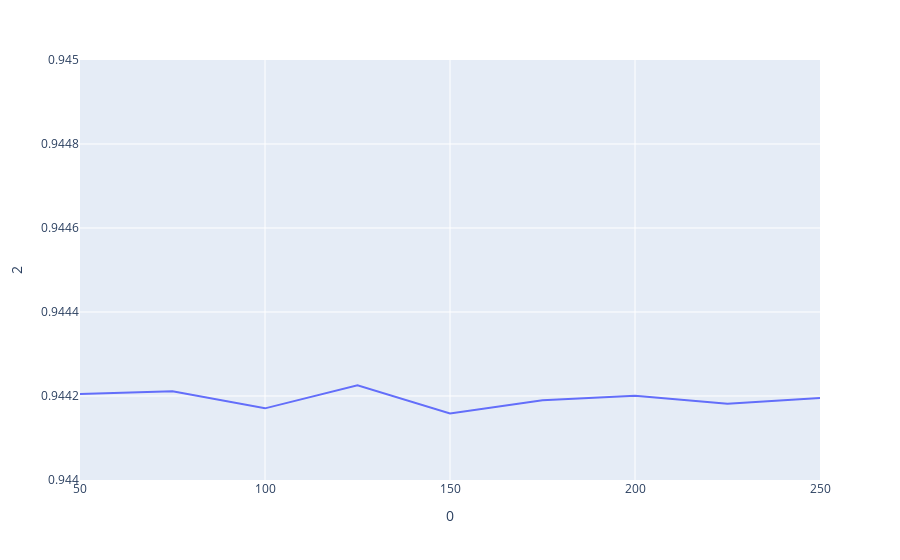

Notebook cell for this chart:
### Code cell
import plotly.express as px
summary = pd.DataFrame(summary)
px.line(data_frame=summary, x=0, y=2, range_y=[0.944, 0.945])

### Figure 1 — Plotly figure (JSON) as saved in the notebook; plotly's stock layout.template omitted (floating-point values rounded to 4 significant figures)
{"data": [{"hovertemplate": "0=%{x}<br>2=%{y}<extra></extra>", "legendgroup": "", "line": {"color": "#636efa", "dash": "solid"}, "marker": {"symbol": "circle"}, "mode": "lines", "name": "", "orientation": "v", "showlegend": false, "type": "scatter", "x": [50, 75, 100, 125, 150, 175, 200, 225, 250], "xaxis": "x", "y": [0.9442, 0.9442, 0.9442, 0.9442, 0.9442, 0.9442, 0.9442, 0.9442, 0.9442], "yaxis": "y"}], "layout": {"legend": {"tracegroupgap": 0}, "margin": {"t": 60}, "xaxis": {"anchor": "y", "domain": [0, 1], "title": {"text": "0"}}, "yaxis": {"anchor": "x", "domain": [0, 1], "range": [0.944, 0.945], "title": {"text": "2"}}}}
